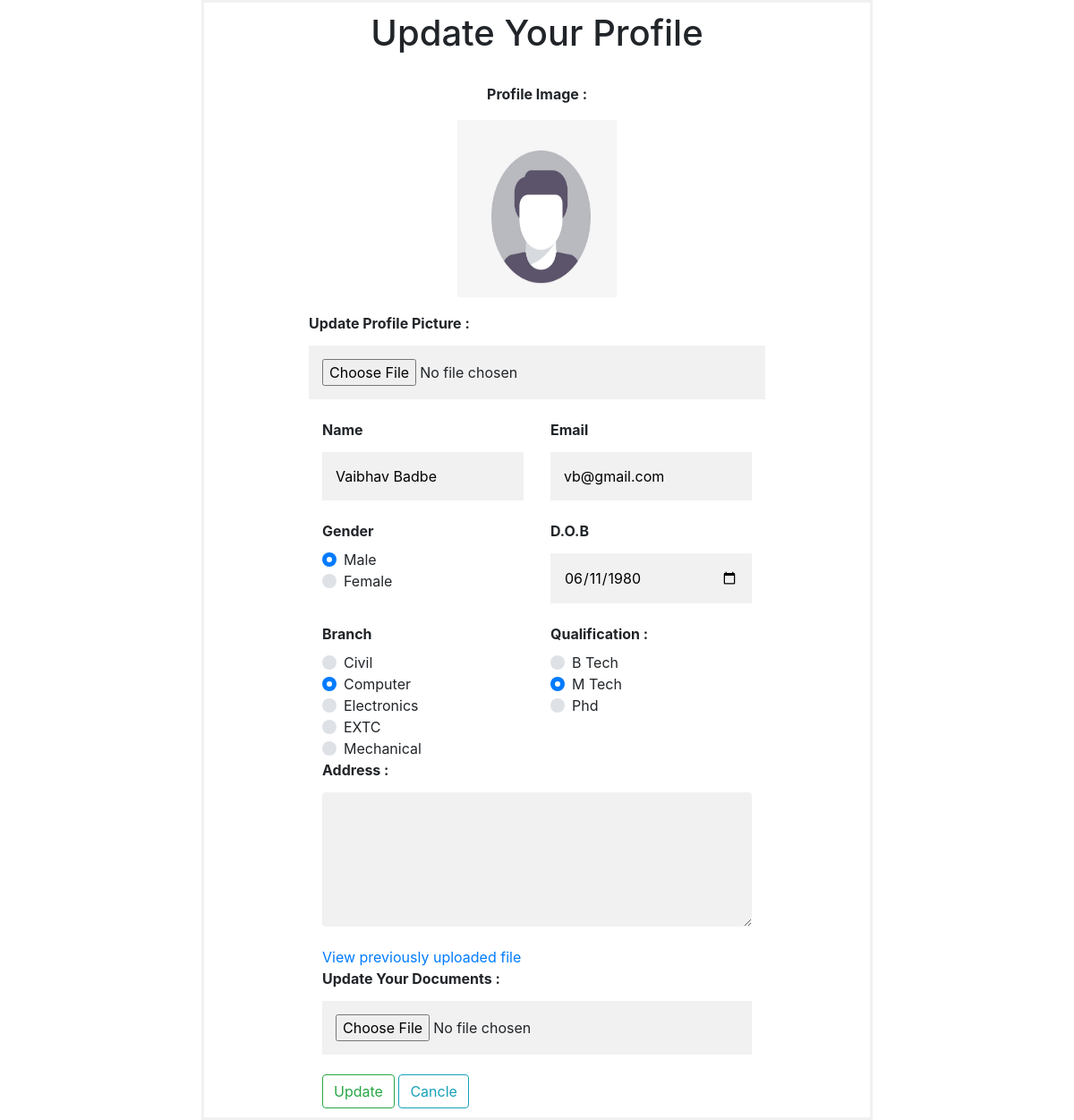
/staff/updatestaff.php?id=46, run on the app's committed database.
### tables this page shows
CREATE TABLE `members` (
  `id` int(255) NOT NULL,
  `username` varchar(255) NOT NULL,
  `email` varchar(255) NOT NULL,
  `password` varchar(255) NOT NULL,
  `role` varchar(255) NOT NULL,
  `gender` varchar(255) NOT NULL,
  `dob` varchar(255) NOT NULL,
  `branch` varchar(255) NOT NULL,
  `qualification` varchar(255) NOT NULL,
  `address` varchar(255) NOT NULL,
  `image` longblob NOT NULL,
  `docs` varchar(255) NOT NULL
);

### staff/updatestaff.php (the view, shortened to what this page needs)
<!DOCTYPE html>
<html>
<head>
    <link rel="stylesheet" href="https://maxcdn.bootstrapcdn.com/bootstrap/4.1.3/css/bootstrap.min.css">
    <link rel="stylesheet" href="https://use.fontawesome.com/releases/v5.6.3/css/all.css">
</head>
<body>
    <div class="form-popup" id="myForm">
         <form method="post" class="form-container" enctype="multipart/form-data">
          <h1 style="text-align:center">Update Your Profile</h1><br>
            <?php
            $db = mysqli_connect("localhost", "root", "", "sllm");
            $id = $_GET['id'];
            $sql = "SELECT * FROM members WHERE id = '$id' ";
            $result = mysqli_query($db, $sql);
            while($res = mysqli_fetch_array($result)){
          ?>
            <div class="row">
              <div class="col-lg-12 text-center">
              <p><b>Profile Image :</b><?php echo "<div id='img_div'>";
                    echo "<img src='../uploads/".$res['image']."' >";
                    echo "</div>"; ?></p>
              </div>
              <label for="profile"><b>Update Profile Picture :</b></label>
              <input type="file" name="studimg">
            </div>
        <div class="row">
           <div class="col-lg-6">
            <label for="name"><b>Name</b></label>
            <input type="text" name="username" value="<?php echo $res['username']; ?>">
           </div>
           <div class="col-lg-6">
            <label for="email"><b>Email</b></label>
            <input type="text" name="email" value="<?php echo $res['email']; ?>">
           </div>
        </div>
        <div class="row">
          <div class="col-lg-6">
           <label for="gender"><b>Gender</b></label>
           <div class="custom-control custom-radio">
            <label class="custom-control-label" for="genderRadio1">Male</label>
           </div>
           <div class="custom-control custom-radio">
            <label class="custom-control-label" for="genderRadio2">Female</label>
           </div>
           </div>
           <div class="col-lg-6">
           <label for="dob"><b>D.O.B</b></label>
           <input type="date" placeholder="Enter Email" name="dob" value="<?php echo $res['dob']; ?>">
         </div>
        </div>
        <div class="row">
          <div class="col-lg-6">
           <label><b>Branch</b></label>
            <div class="custom-control custom-radio">
            <label class="custom-control-label" for="branchRadio1">Civil</label>
           </div>
           <div class="custom-control custom-radio">
            <label class="custom-control-label" for="branchRadio2">Computer</label>
           </div>
           <div class="custom-control custom-radio">
            <label class="custom-control-label" for="branchRadio3">Electronics</label>
           </div>
           <div class="custom-control custom-radio">
            <label class="custom-control-label" for="branchRadio4">EXTC</label>
           </div>
           <div class="custom-control custom-radio">
            <label class="custom-control-label" for="branchRadio5">Mechanical</label>
           </div>
          </div>
          <div class="col-lg-6">
           <label for="qualification"><b>Qualification :</b></label>
           <div class="custom-control custom-radio">
            <label class="custom-control-label" for="qualificationRadio1">B Tech</label>
           </div>
           <div class="custom-control custom-radio">
            <label class="custom-control-label" for="qualificationRadio2">M Tech</label>
           </div>
           <div class="custom-control custom-radio">
            <label class="custom-control-label" for="qualificationRadio3">Phd</label>
           </div>
         </div>
         </div>
           <label for="address"><b>Address :</b></label>
           <textarea name="address" class="form-control" rows="5" id="comment"></textarea>
           <a href="../uploads/<?php echo $res['docs'] ?>" target="_blank">View previously uploaded file</a><br>
           <label for="file"><b>Update Your Documents :</b></label>
           <input type="file" name="file" />
           <button type="submit" class="btn btn-outline-success" name="update">Update</button>
          <a href="staffhome.php" class="btn btn-outline-info">Cancle</a>
           <?php
            }
          ?>
         </form>
       </div>
</body>
</html>

### staff/updatestaff.php (style rules this page uses)
.form-popup { bottom: 0; max-width: 750px; display: flex; margin: auto; height: auto; border: 3px solid #f1f1f1; z-index: 9; }
.form-container { max-width: 500px; margin: auto; height: auto; padding: 10px; background-color: white; }
.form-container input[type=text], .form-container select, .form-container textarea, .form-container input[type=date], .form-container input[type=file] { width: 100%; padding: 15px; margin: 5px 0 22px 0; border: none; background: #f1f1f1; }
img { padding: 1px; width: 180px; height: 200px; }

### data on the page
members: image (picture), username "Vaibhav Badbe", email "vb@gmail.com", dob "06/11/1980"
